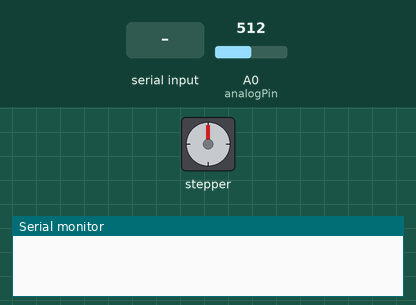
A sketch run on a simulated Arduino Uno, built with avr-gcc and run on an emulated ATmega328P. On the bench: stepper motor, the last lines printed to the serial monitor. Wiring (inferred from the names in the program): stepper motor (2048 steps per turn assumed): coils pin 8, pin 9, pin 10, pin 11. The inputs (shaded band) are chosen by the test bench; at power-on: A0 (analogPin) = 512.

Above: at 1.2 s.
1.3 s: A0 (analogPin) set to 472
2.8 s: A0 (analogPin) set to 459
At 5.31 s:
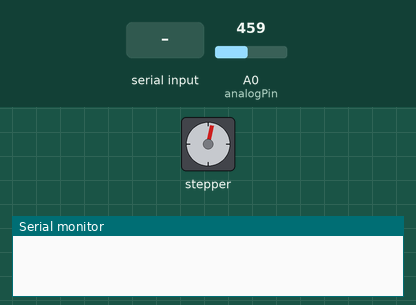
5.8 s: A0 (analogPin) set to 350
8.8 s: A0 (analogPin) set to 122
At 9.24 s:
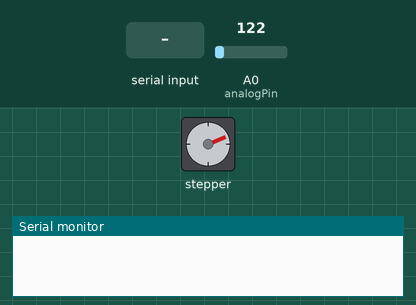
11.8 s: "3\n" received over Serial
At 11.97 s:
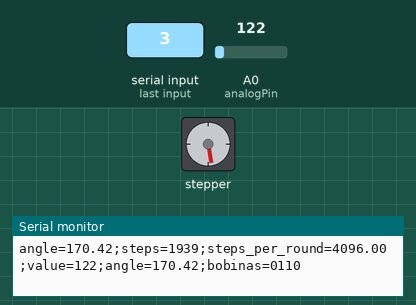
Timing chart, 0 to 18.8 s (numbered marks = the images above; inputs shaded):
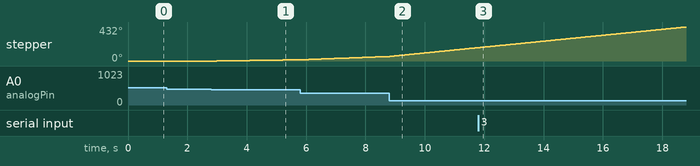

Measured:
- the behaviour switches between 460 and 459 on A0 (analogPin) (found by bisection; images 0 and 1)
- after the input at 1.3 s, every drawn part: stays the same
- after the input at 2.8 s, stepper: keeps turning clockwise at about 6°/s, starting after 0.20 s

The sketch:

stepper.ino
```cpp
#define IN1 8
#define IN2 9
#define IN3 10
#define IN4 11

int Paso [ 8 ][ 4 ] =
  { { 1, 0, 0, 0},
  { 1, 1, 0, 0},
  { 0, 1, 0, 0},
  { 0, 1, 1, 0},
  { 0, 0, 1, 0},
  { 0, 0, 1, 1},
  { 0, 0, 0, 1},
  { 1, 0, 0, 1}
  };

int steps = 0; // Define el paso actual de la secuencia
float angle = 0.0;
float steps_per_round = (64*64);
float angle_paso = 360.0/steps_per_round;
const int analogPin = A0;
int value; //variable que almacena la lectura analógica raw

int position; //posicion del potenciometro en tanto por ciento
float delayValue = 0;
String cadenaCharEntrada = "";
char vectorChar[20];
bool finCadena = false;

void setup()
{
  Serial.begin(9600);
  pinMode(IN1, OUTPUT);
  pinMode(IN2, OUTPUT);
  pinMode(IN3, OUTPUT);
  pinMode(IN4, OUTPUT);
  cadenaCharEntrada.reserve(20);
}

void loop()
{
  delayValue = 0;

  if(finCadena) {                               //Se termino de recibir una cadena completa

    finCadena = false;                                  //Permitimos volver a recibir otra cadena
    cadenaCharEntrada.toCharArray(vectorChar,20);   //Convertimos el string a un vectorChar
    int numeroEntero = atoi(vectorChar);            //Convertimos un vectorChar a un entero

//    Serial.print("Se recibio ");
//    Serial.println(numeroEntero);

    if(numeroEntero == 1){
      position = 99;
    }
    else if(numeroEntero == 2){
      position = 1;
    }
    else if(numeroEntero == 3){
      Serial.print("angle=");
      Serial.print(angle);
      Serial.print(";");
      Serial.print("steps=");
      Serial.print(steps);
      Serial.print(";");
      Serial.print("steps_per_round=");
      Serial.print(steps_per_round);
      Serial.print(";");
      Serial.print("value=");
      Serial.print(value);
      Serial.print(";");
      Serial.print("angle=");
      Serial.print(angle);
      Serial.print(";");
      Serial.print("bobinas=");
      Serial.print(Paso[steps % 8][0]);
      Serial.print(Paso[steps % 8][1]);
      Serial.print(Paso[steps % 8][2]);
      Serial.print(Paso[steps % 8][3]);
    }

    cadenaCharEntrada = "";
  }
  else {
      value = analogRead(analogPin); // realizar la lectura analógica raw
      position = map(value, 0, 1023, 1, 99); // convertir a porcentaje
  }

  if(position > 55 || position < 45) {
    if(position == 0) {
      position = 1;
    }
    else if(position == 100) {
      position = 99;
    }
    delayValue = 100/(float)(abs((position - 50)));
    stepper(); // Avanza un paso
    delay (delayValue) ; //Un paso cada 250 ms para ver los leds
  }
}


void stepper() //Avanza un paso
{

  digitalWrite( IN1, Paso[steps % 8][ 0] );
  digitalWrite( IN2, Paso[steps % 8][ 1] );
  digitalWrite( IN3, Paso[steps % 8][ 2] );
  digitalWrite( IN4, Paso[steps % 8][ 3] );

  if (position > 50){
    steps--;
    angle -= angle_paso;
  }
  else {
    steps++;
    angle += angle_paso;
  }

  if(angle < 0.0) {
    angle +=360.0;
  }
  if(angle > 360.0) {
    angle -= 360.0;
  }
  if(steps < 0.0) {
    steps += steps_per_round;
  }
  if(steps > steps_per_round) {
    steps -= steps_per_round;
  }

//  Serial.println("Paso: ");
//
//  Serial.println(steps);
//
//  Serial.print("Grados desplazado: ");
//
//  Serial.println(angle);
//
//  Serial.println("Bobinas activas:\n1 -> ");
//
//  Serial.println(Paso[steps % 8][0]);
//
//  Serial.println(Paso[steps % 8][1]);
//
//  Serial.println(Paso[steps % 8][2]);
//
//  Serial.println(Paso[steps % 8][3]);
//
//  Serial.println();
}

void serialEvent(){
  //Recepción de datos Seriales

  while (Serial.available()) {              //Si existen datos seriales, leer a todos
    char CaracterEntrada = Serial.read();   //Leer 1 byte serial recibido

    cadenaCharEntrada += CaracterEntrada;   //Agregar el nuevo char a una cadena String
    if (CaracterEntrada == '\n') {          //Si el char o byte recibido es un fin de linea, activa la bandera
      finCadena = true;                        //Si la bandera finCadena = 1, entonces la transmision esta completa
    }
  }
}
```
